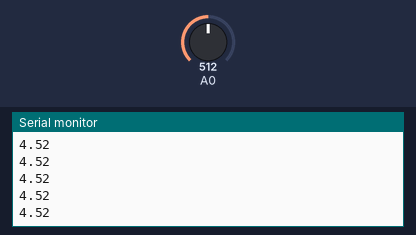
The sketch below on a simulated Arduino Uno, built for the host (arithmetic inside an expression is 32-bit, double 64-bit). Shown: the last lines printed to the serial monitor. The test bench sets the inputs (shaded band); at power-on: A0 = 512.

Above: at 1.2 s.
1.3 s: A0 set to 716
At 1.6 s:
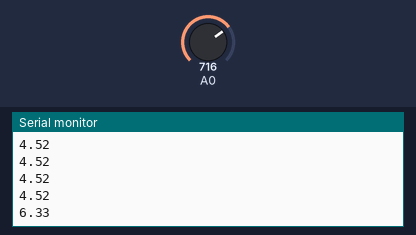
2.8 s: A0 set to 900
At 2.95 s:
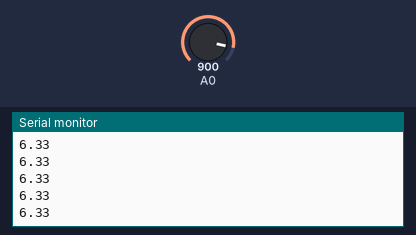
Timing chart, 0 to 5.8 s (numbered marks = the images above; inputs shaded):
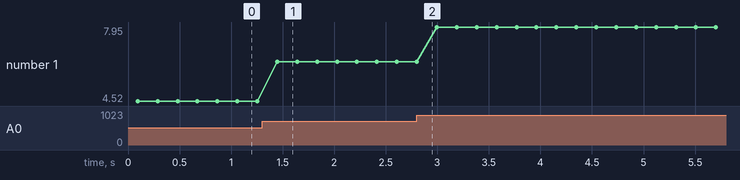

Measured:
- after the input at 1.3 s, the serial monitor: prints a new line after 0.15 s (image 1)
- plotted number 1: 4.52 → 6.33 after the input at 1.3 s, 6.33 → 7.95 after the input at 2.8 s

The sketch:

STM32BP_voltmeter.ino
```cpp
//STM32F103C8T6-Blue-Pill Voltmeter
//
//James Steven Dulangon
//
#define analogInPin PA0

void setup()
{
    Serial.begin(115200);
    pinMode(analogInPin, INPUT);
}

void loop()
{
  uint8_t num_sample = 30;
  int sum = 0;

   while (0 < num_sample)
   {
      int analogValue = analogRead(analogInPin);
      sum += analogValue;
      num_sample--;
      delay(3);
   }

   float ave = (float)sum/30.0;
   float vout = (ave*3.29)/ 4096.0 ;
   float va = (vout / (10000.0/110000.0));

   Serial.println(va);

   delay(100);
}
```
